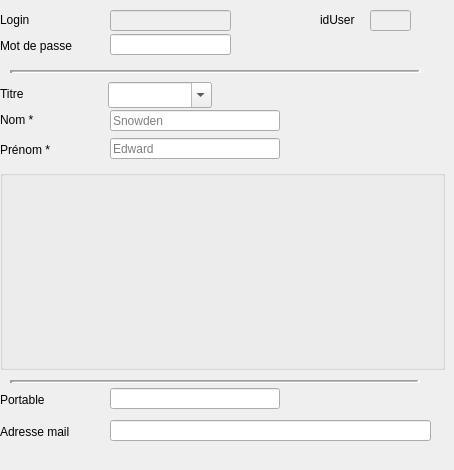
       <widget class="QWidget" name="Socialwidget" native="true">
        <property name="minimumSize">
         <size>
          <width>450</width>
          <height>470</height>
         </size>
        </property>
        <widget class="QLabel" name="MDPlabel_2">
         <property name="geometry">
          <rect>
           <x>0</x>
           <y>38</y>
           <width>149</width>
           <height>16</height>
          </rect>
         </property>
         <property name="contextMenuPolicy">
          <enum>Qt::NoContextMenu</enum>
         </property>
         <property name="text">
          <string>Mot de passe</string>
         </property>
        </widget>
        <widget class="QLabel" name="Nomlabel">
         <property name="geometry">
          <rect>
           <x>0</x>
           <y>112</y>
           <width>149</width>
           <height>16</height>
          </rect>
         </property>
         <property name="contextMenuPolicy">
          <enum>Qt::NoContextMenu</enum>
         </property>
         <property name="text">
          <string>Nom *</string>
         </property>
        </widget>
        <widget class="QLabel" name="Portlabel">
         <property name="geometry">
          <rect>
           <x>0</x>
           <y>392</y>
           <width>149</width>
           <height>16</height>
          </rect>
         </property>
         <property name="contextMenuPolicy">
          <enum>Qt::NoContextMenu</enum>
         </property>
         <property name="text">
          <string>Portable</string>
         </property>
        </widget>
        <widget class="UpLineEdit" name="NomuplineEdit">
         <property name="geometry">
          <rect>
           <x>110</x>
           <y>110</y>
           <width>170</width>
           <height>21</height>
          </rect>
         </property>
         <property name="focusPolicy">
          <enum>Qt::StrongFocus</enum>
         </property>
         <property name="contextMenuPolicy">
          <enum>Qt::NoContextMenu</enum>
         </property>
         <property name="maxLength">
          <number>45</number>
         </property>
         <property name="placeholderText">
          <string>Snowden</string>
         </property>
        </widget>
        <widget class="UpLineEdit" name="LoginuplineEdit">
         <property name="enabled">
          <bool>false</bool>
         </property>
         <property name="geometry">
          <rect>
           <x>110</x>
           <y>10</y>
           <width>121</width>
           <height>21</height>
          </rect>
         </property>
         <property name="contextMenuPolicy">
          <enum>Qt::NoContextMenu</enum>
         </property>
         <property name="alignment">
          <set>Qt::AlignCenter</set>
         </property>
        </widget>
        <widget class="QLabel" name="Maillabel">
         <property name="geometry">
          <rect>
           <x>0</x>
           <y>424</y>
           <width>149</width>
           <height>16</height>
          </rect>
         </property>
         <property name="contextMenuPolicy">
          <enum>Qt::NoContextMenu</enum>
         </property>
         <property name="text">
          <string>Adresse mail</string>
         </property>
        </widget>
        <widget class="QLabel" name="Prenomlabel">
         <property name="geometry">
          <rect>
           <x>0</x>
           <y>142</y>
           <width>149</width>
           <height>16</height>
          </rect>
         </property>
         <property name="contextMenuPolicy">
          <enum>Qt::NoContextMenu</enum>
         </property>
         <property name="text">
          <string>Prénom *</string>
         </property>
        </widget>
        <widget class="Line" name="line_2">
         <property name="geometry">
          <rect>
           <x>10</x>
           <y>380</y>
           <width>410</width>
           <height>3</height>
          </rect>
         </property>
         <property name="contextMenuPolicy">
          <enum>Qt::NoContextMenu</enum>
         </property>
         <property name="frameShadow">
          <enum>QFrame::Sunken</enum>
         </property>
         <property name="lineWidth">
          <number>3</number>
         </property>
         <property name="midLineWidth">
          <number>1</number>
         </property>
         <property name="orientation">
          <enum>Qt::Horizontal</enum>
         </property>
        </widget>
        <widget class="QLabel" name="Loginlabel_2">
         <property name="geometry">
          <rect>
           <x>0</x>
           <y>12</y>
           <width>149</width>
           <height>16</height>
          </rect>
         </property>
         <property name="contextMenuPolicy">
          <enum>Qt::NoContextMenu</enum>
         </property>
         <property name="text">
          <string>Login</string>
         </property>
        </widget>
        <widget class="UpComboBox" name="TitreupcomboBox">
         <property name="geometry">
          <rect>
           <x>108</x>
           <y>82</y>
           <width>104</width>
           <height>26</height>
          </rect>
         </property>
         <property name="contextMenuPolicy">
          <enum>Qt::NoContextMenu</enum>
         </property>
         <property name="editable">
          <bool>true</bool>
         </property>
        </widget>
        <widget class="UpLineEdit" name="PortableuplineEdit">
         <property name="geometry">
          <rect>
           <x>110</x>
           <y>388</y>
           <width>170</width>
           <height>21</height>
          </rect>
         </property>
         <property name="contextMenuPolicy">
          <enum>Qt::NoContextMenu</enum>
         </property>
         <property name="maxLength">
          <number>17</number>
         </property>
        </widget>
        <widget class="UpLineEdit" name="PrenomuplineEdit">
         <property name="geometry">
          <rect>
           <x>110</x>
           <y>138</y>
           <width>170</width>
           <height>21</height>
          </rect>
         </property>
         <property name="focusPolicy">
          <enum>Qt::StrongFocus</enum>
         </property>
         <property name="contextMenuPolicy">
          <enum>Qt::NoContextMenu</enum>
         </property>
         <property name="text">
          <string/>
         </property>
         <property name="maxLength">
          <number>45</number>
         </property>
         <property name="placeholderText">
          <string>Edward</string>
         </property>
        </widget>
        <widget class="UpLineEdit" name="MDPuplineEdit">
         <property name="geometry">
          <rect>
           <x>110</x>
           <y>34</y>
           <width>121</width>
           <height>21</height>
          </rect>
         </property>
         <property name="focusPolicy">
          <enum>Qt::NoFocus</enum>
         </property>
         <property name="contextMenuPolicy">
          <enum>Qt::NoContextMenu</enum>
         </property>
         <property name="echoMode">
          <enum>QLineEdit::Password</enum>
         </property>
         <property name="alignment">
          <set>Qt::AlignCenter</set>
         </property>
        </widget>
        <widget class="QLabel" name="Titrelabel">
         <property name="geometry">
          <rect>
           <x>0</x>
           <y>86</y>
           <width>149</width>
           <height>16</height>
          </rect>
         </property>
         <property name="contextMenuPolicy">
          <enum>Qt::NoContextMenu</enum>
         </property>
         <property name="text">
          <string>Titre</string>
         </property>
        </widget>
        <widget class="UpLineEdit" name="MailuplineEdit">
         <property name="geometry">
          <rect>
           <x>110</x>
           <y>420</y>
           <width>321</width>
           <height>21</height>
          </rect>
         </property>
         <property name="contextMenuPolicy">
          <enum>Qt::NoContextMenu</enum>
         </property>
         <property name="maxLength">
          <number>45</number>
         </property>
        </widget>
        <widget class="UpLineEdit" name="idUseruplineEdit">
         <property name="enabled">
          <bool>false</bool>
         </property>
         <property name="geometry">
          <rect>
           <x>370</x>
           <y>10</y>
           <width>41</width>
           <height>21</height>
          </rect>
         </property>
         <property name="focusPolicy">
          <enum>Qt::NoFocus</enum>
         </property>
         <property name="contextMenuPolicy">
          <enum>Qt::NoContextMenu</enum>
         </property>
         <property name="alignment">
          <set>Qt::AlignCenter</set>
         </property>
        </widget>
        <widget class="QLabel" name="idUserlabel">
         <property name="enabled">
          <bool>true</bool>
         </property>
         <property name="geometry">
          <rect>
           <x>320</x>
           <y>12</y>
           <width>45</width>
           <height>16</height>
          </rect>
         </property>
         <property name="contextMenuPolicy">
          <enum>Qt::NoContextMenu</enum>
         </property>
         <property name="text">
          <string>idUser</string>
         </property>
        </widget>
        <widget class="Line" name="line_4">
         <property name="geometry">
          <rect>
           <x>10</x>
           <y>70</y>
           <width>411</width>
           <height>3</height>
          </rect>
         </property>
         <property name="contextMenuPolicy">
          <enum>Qt::NoContextMenu</enum>
         </property>
         <property name="frameShadow">
          <enum>QFrame::Sunken</enum>
         </property>
         <property name="lineWidth">
          <number>3</number>
         </property>
         <property name="midLineWidth">
          <number>1</number>
         </property>
         <property name="orientation">
          <enum>Qt::Horizontal</enum>
         </property>
        </widget>
        <widget class="QGroupBox" name="AdressgroupBox">
         <property name="geometry">
          <rect>
           <x>0</x>
           <y>170</y>
           <width>445</width>
           <height>200</height>
          </rect>
         </property>
         <property name="title">
          <string/>
         </property>
        </widget>
        <widget class="UpLabel" name="ModifMDPUserupLabel">
         <property name="geometry">
          <rect>
           <x>290</x>
           <y>33</y>
           <width>29</width>
           <height>23</height>
          </rect>
         </property>
         <property name="cursor">
          <cursorShape>PointingHandCursor</cursorShape>
         </property>
         <property name="contextMenuPolicy">
          <enum>Qt::NoContextMenu</enum>
         </property>
         <property name="toolTip">
          <string/>
         </property>
         <property name="text">
          <string/>
         </property>
         <property name="pixmap">
          <pixmap>:/password.png</pixmap>
         </property>
         <property name="scaledContents">
          <bool>true</bool>
         </property>
        </widget>
       </widget>
